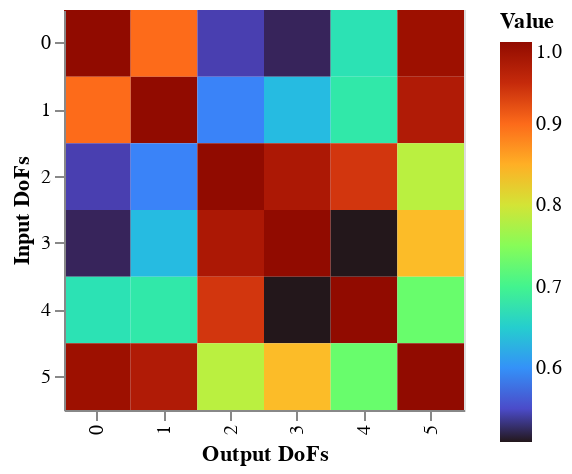

The notebook cell this image was saved under:
### Markdown cell above
Reciprocity check on the FRF matrix

### Code cell
coh_crit = pyFBS.utility.coh_on_FRF(vpt.vptData[:,6:,6:])

pyFBS.imshow(coh_crit)

### Figure 1 — Vega-Lite specification as saved in the notebook (floating-point values rounded to 4 significant figures)
{"config": {"view": {"continuousWidth": 400, "continuousHeight": 300}}, "data": {"name": "data-e1d88e2de7807c55b54fd1f66c05269f"}, "mark": "rect", "encoding": {"color": {"type": "quantitative", "field": "rec", "legend": {"title": "Value"}, "scale": {"scheme": "turbo"}}, "tooltip": [{"type": "quantitative", "field": "rec", "format": ".3f", "title": "Value"}], "x": {"type": "ordinal", "axis": {"title": "Output DoFs"}, "field": "x"}, "y": {"type": "ordinal", "axis": {"title": "Input DoFs"}, "field": "y"}}, "height": 200, "title": "", "width": 200, "$schema": "https://vega.github.io/schema/vega-lite/v4.8.1.json", "datasets": {"data-e1d88e2de7807c55b54fd1f66c05269f": [{"x": 0, "y": 0, "rec": 1.0}, {"x": 1, "y": 0, "rec": 0.8993}, {"x": 2, "y": 0, "rec": 0.5412}, {"x": 3, "y": 0, "rec": 0.5204}, {"x": 4, "y": 0, "rec": 0.6715}, {"x": 5, "y": 0, "rec": 0.9827}, {"x": 0, "y": 1, "rec": 0.8993}, {"x": 1, "y": 1, "rec": 1.0}, {"x": 2, "y": 1, "rec": 0.5897}, {"x": 3, "y": 1, "rec": 0.6335}, {"x": 4, "y": 1, "rec": 0.6793}, {"x": 5, "y": 1, "rec": 0.9657}, {"x": 0, "y": 2, "rec": 0.5412}, {"x": 1, "y": 2, "rec": 0.5897}, {"x": 2, "y": 2, "rec": 1.0}, {"x": 3, "y": 2, "rec": 0.9691}, {"x": 4, "y": 2, "rec": 0.9396}, {"x": 5, "y": 2, "rec": 0.7827}, {"x": 0, "y": 3, "rec": 0.5204}, {"x": 1, "y": 3, "rec": 0.6335}, {"x": 2, "y": 3, "rec": 0.9691}, {"x": 3, "y": 3, "rec": 1.0}, {"x": 4, "y": 3, "rec": 0.5093}, {"x": 5, "y": 3, "rec": 0.8398}, {"x": 0, "y": 4, "rec": 0.6715}, {"x": 1, "y": 4, "rec": 0.6793}, {"x": 2, "y": 4, "rec": 0.9396}, {"x": 3, "y": 4, "rec": 0.5093}, {"x": 4, "y": 4, "rec": 1.0}, {"x": 5, "y": 4, "rec": 0.7298}, {"x": 0, "y": 5, "rec": 0.9827}, {"x": 1, "y": 5, "rec": 0.9657}, {"x": 2, "y": 5, "rec": 0.7827}, {"x": 3, "y": 5, "rec": 0.8398}, {"x": 4, "y": 5, "rec": 0.7298}, {"x": 5, "y": 5, "rec": 1.0}]}}
